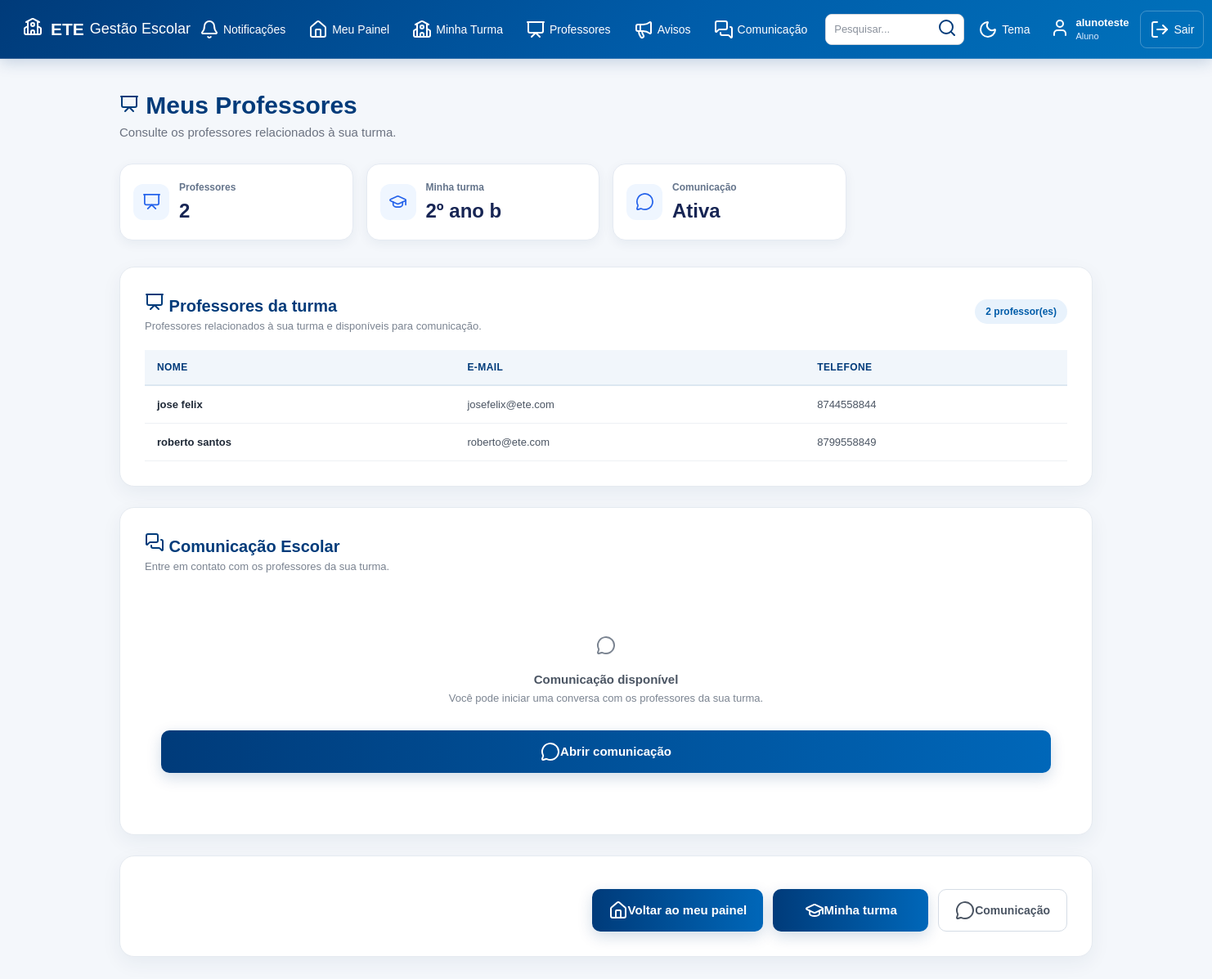
The app's page /aluno/professores (signed in) with its own data.
### tables this page shows
CREATE TABLE usuarios (

            id INTEGER PRIMARY KEY AUTOINCREMENT,

            nome TEXT NOT NULL,

            email TEXT NOT NULL,

            tipo TEXT NOT NULL,

            telefone TEXT,

            turma TEXT

        , senha TEXT, primeiro_acesso INTEGER DEFAULT 0);

### app.py (the view)
@app.route("/aluno/professores")
def aluno_professores():
    acesso = exigir_tipo("aluno")
    if acesso:
        return acesso
    conexao = conectar()
    try:
        usuario_id = session["usuario_id"]
        aluno = conexao.execute(
            """
            SELECT * FROM usuarios
            WHERE id = ? AND tipo = 'aluno'
            """,
            (usuario_id,)
        ).fetchone()
        if aluno is None:
            session.clear()
            flash("Aluno não encontrado.", "error")
            return redirect(url_for("inicio"))
        professores = []
        if aluno["turma"]:
            professores = conexao.execute(
                """
                SELECT id, nome, email, telefone, turma
                FROM usuarios
                WHERE tipo = 'professor' AND turma = ?
                ORDER BY nome
                """,
                (aluno["turma"],)
            ).fetchall()
    finally:
        conexao.close()
    return render_template(
        "aluno_professores.html",
        aluno=aluno,
        professores=professores,
        usuario_nome=session["usuario_nome"],
        usuario_tipo=session["usuario_tipo"]
    )

### app.py (called while the page is built)
def usuario_logado():
    return "usuario_id" in session

def exigir_tipo(tipo):
    if not usuario_logado():
        return redirect(url_for("inicio"))
    if session.get("usuario_tipo") != tipo:
        flash("Você não tem permissão para acessar esta área.", "error")
        return redirecionar_usuario()
    return None

def buscar_usuario_atual():
    if not usuario_logado():
        return None
    conexao = conectar()
    try:
        return conexao.execute(
            "SELECT * FROM usuarios WHERE id = ?",
            (session["usuario_id"],)
        ).fetchone()
    finally:
        conexao.close()

@app.before_request
def protecao_global():
    if request.endpoint in {"inicio", "static"}:
        return None
    if not usuario_logado():
        return None
    usuario = buscar_usuario_atual()
    if usuario is None:
        session.clear()
        flash("Sua sessão não é mais válida.", "error")
        return redirect(url_for("inicio"))
    session["usuario_nome"] = usuario["nome"]
    session["usuario_email"] = usuario["email"]
    session["usuario_tipo"] = usuario["tipo"]
    if (
        usuario["primeiro_acesso"] == 1
        and request.endpoint not in {"trocar_senha", "logout", "static"}
    ):
        return redirect(url_for("trocar_senha"))
    return None

@app.context_processor
def disponibilizar_notificacoes():
    return obter_contadores_notificacoes()

### banco.py (called while the page is built)
def conectar():
    conexao = sqlite3.connect("gestao_escolar.db")
    conexao.row_factory = sqlite3.Row
    return conexao

### templates/aluno_professores.html (shortened to what this page needs)
<!DOCTYPE html>
<html lang="pt-BR">
<head>
    <link
        rel="stylesheet"
        href="{{ url_for('static', filename='style.css') }}"
    >
</head>
<body>
{% include "menu.html" %}
<main class="dashboard">
    <div class="dashboard-title">
        <h2>
            <i data-lucide="presentation"></i>
            Meus Professores
        </h2>
        <p>
            Consulte os professores relacionados
            à sua turma.
        </p>
    </div>
    <section class="dashboard-cards">
        <div class="dashboard-card">
            <div class="dashboard-card-icon">
                <i data-lucide="presentation"></i>
            </div>
            <div>
                <span>
                    Professores
                </span>
                <strong>
                    {{ professores|length }}
                </strong>
            </div>
        </div>
        <div class="dashboard-card">
            <div class="dashboard-card-icon">
                <i data-lucide="graduation-cap"></i>
            </div>
            <div>
                <span>
                    Minha turma
                </span>
                <strong>
                    {{ aluno['turma'] or 'Não definida' }}
                </strong>
            </div>
        </div>
        <div class="dashboard-card">
            <div class="dashboard-card-icon">
                <i data-lucide="message-circle"></i>
            </div>
            <div>
                <span>
                    Comunicação
                </span>
                <strong>
                    Ativa
                </strong>
            </div>
        </div>
    </section>
    <section class="content-card users-list">
        <div class="section-header">
            <div>
                <h3>
                    <i data-lucide="presentation"></i>
                    Professores da turma
                </h3>
                <p>
                    Professores relacionados à sua turma
                    e disponíveis para comunicação.
                </p>
            </div>
            <span class="total-badge">
                {{ professores|length }} professor(es)
            </span>
        </div>
        {% if professores %}
            <div class="table-container">
                <table>
                    <thead>
                        <tr>
                            <th>
                                Nome
                            </th>
                            <th>
                                E-mail
                            </th>
                            <th>
                                Telefone
                            </th>
                        </tr>
                    </thead>
                    <tbody>
                        {% for professor in professores %}
                            <tr>
                                <td>
                                    <strong>
                                        {{ professor['nome'] }}
                                    </strong>
                                </td>
                                <td>
                                    {{ professor['email'] }}
                                </td>
                                <td>
                                    {{ professor['telefone'] or '-' }}
                                </td>
                            </tr>
                        {% endfor %}
                    </tbody>
                </table>
            </div>
        {% endif %}
    </section>
    <section class="content-card">
        <div class="section-header">
            <div>
                <h3>
                    <i data-lucide="messages-square"></i>
                    Comunicação Escolar
                </h3>
                <p>
                    Entre em contato com os professores
                    da sua turma.
                </p>
            </div>
        </div>
        <div class="empty-message">
            <div class="empty-icon">
                <i data-lucide="message-circle"></i>
            </div>
            <strong>
                Comunicação disponível
            </strong>
            <span>
                Você pode iniciar uma conversa
                com os professores da sua turma.
            </span>
            <br>
            <a
                href="{{ url_for('comunicacao') }}"
                class="btn-login"
            >
                <i data-lucide="message-circle"></i>
                Abrir comunicação
            </a>
        </div>
    </section>
    <section class="content-card">
        <div class="form-buttons">
            <a
                href="{{ url_for('aluno') }}"
                class="btn-login"
            >
                <i data-lucide="house"></i>
                Voltar ao meu painel
            </a>
            <a
                href="{{ url_for('aluno_turma') }}"
                class="btn-login"
            >
                <i data-lucide="graduation-cap"></i>
                Minha turma
            </a>
            <a
                href="{{ url_for('comunicacao') }}"
                class="btn-secondary"
            >
                <i data-lucide="message-circle"></i>
                Comunicação
            </a>
        </div>
    </section>
</main>
</body>
</html>

### templates/menu.html (shortened to what this page needs)
<!DOCTYPE html>
<html lang="pt-BR">
<head>
    <link
        rel="stylesheet"
        href="{{ url_for('static', filename='style.css') }}"
    >
</head>
<body>
    <header class="topo">
        <div class="topo-logo">
            <span class="logo-icone">
                <i data-lucide="school"></i>
            </span>
            <div class="logo-texto">
                <strong>ETE</strong>
                <span>Gestão Escolar</span>
            </div>
        </div>
        <nav class="menu-principal">
            {% set total_notificacoes =
                notificacoes_mensagens + notificacoes_avisos
            %}
            <a
                href="{{ url_for('comunicacao') }}"
                class="menu-item menu-notificacoes"
                aria-label="Notificações: {{ total_notificacoes }} pendentes"
                title="Mensagens e avisos não lidos"
            >
                <i data-lucide="bell"></i>
                <span>Notificações</span>
            </a>
            {% if usuario_tipo == "aluno" %}
                <a
                    href="{{ url_for('aluno') }}"
                    class="menu-item"
                >
                    <i data-lucide="house"></i>
                    <span>Meu Painel</span>
                </a>
                <a
                    href="{{ url_for('aluno_turma') }}"
                    class="menu-item"
                >
                    <i data-lucide="school"></i>
                    <span>Minha Turma</span>
                </a>
                <a
                    href="{{ url_for('aluno_professores') }}"
                    class="menu-item"
                >
                    <i data-lucide="presentation"></i>
                    <span>Professores</span>
                </a>
                <a
                    href="{{ url_for('aluno_avisos') }}"
                    class="menu-item"
                >
                    <i data-lucide="megaphone"></i>
                    <span>Avisos</span>
                </a>
                <a
                    href="{{ url_for('comunicacao') }}"
                    class="menu-item"
                >
                    <i data-lucide="messages-square"></i>
                    <span>Comunicação</span>
                </a>
            {% endif %}
            <div class="menu-pesquisa">
                <input
                    type="text"
                    name="pesquisa"
                    placeholder="Pesquisar..."
                    aria-label="Pesquisar no sistema"
                >
                <button
                    type="button"
                    title="Pesquisa"
                >
                    <i data-lucide="search"></i>
                </button>
            </div>
            <button
                type="button"
                class="menu-botao"
                title="Alterar tema"
            >
                <i data-lucide="moon"></i>
                <span>Tema</span>
            </button>
            <a
                href="{{ url_for('perfil') }}"
                class="menu-usuario"
            >
                <span class="usuario-icone">
                    <i data-lucide="user"></i>
                </span>
                <span class="usuario-info">
                    <strong>{{ usuario_nome }}</strong>
                    <small>{{ usuario_tipo|capitalize }}</small>
                </span>
            </a>
            <a
                href="{{ url_for('logout') }}"
                class="menu-sair"
            >
                <i data-lucide="log-out"></i>
                <span>Sair</span>
            </a>
        </nav>
    </header>
</body>
</html>

### records on screen
usuarios: nome "alunoteste", tipo "Aluno", turma "2º ano b"
usuarios: nome "jose felix", email "josefelix@ete.com", telefone "8744558844"
usuarios: nome "roberto santos", email "roberto@ete.com", telefone "8799558849"

### other values on screen
{{ professores|length }} "2"
